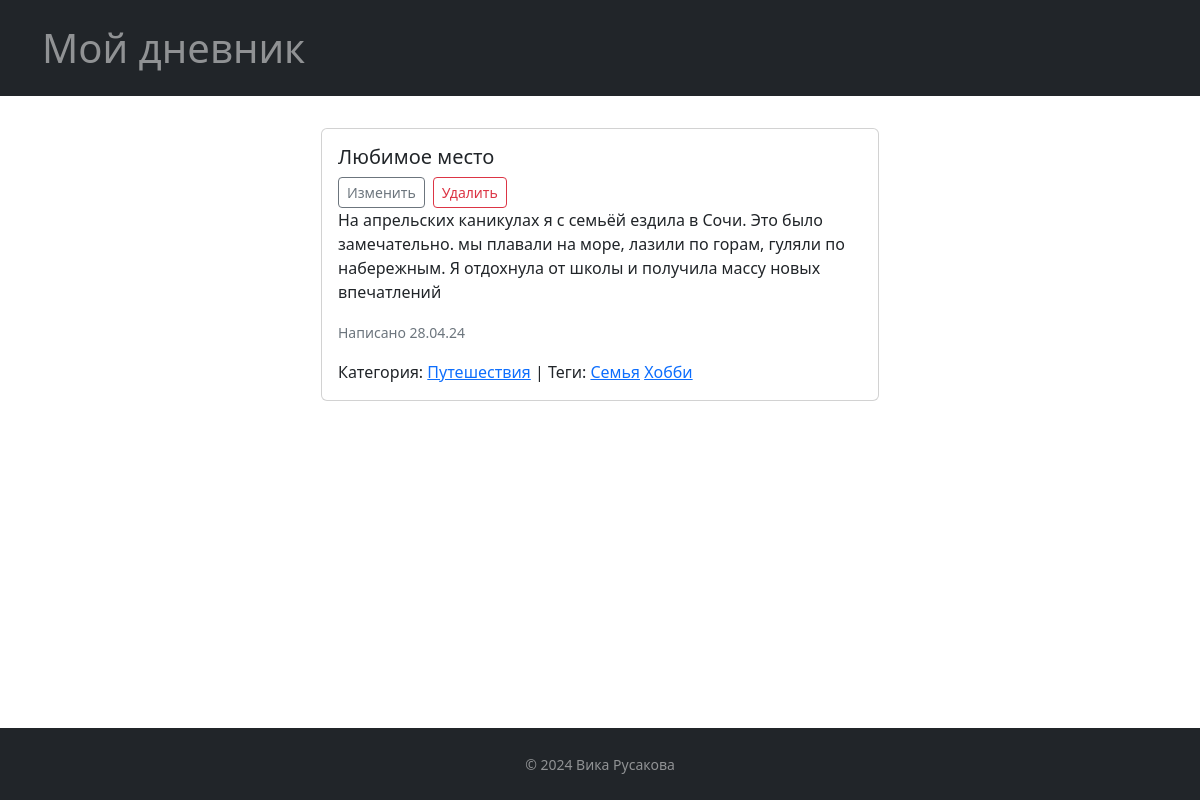
Screenshot of /post/2 with the database file from the repository.
### models.py (models this page shows, shortened)
class Post(db.Model):
    id = db.Column(db.Integer, primary_key=True)
    title = db.Column(db.String(100), nullable=False)
    content = db.Column(db.Text, nullable=False)
    date = db.Column(db.DateTime, nullable=False, default=datetime.utcnow)
    category_id = db.Column(db.Integer, db.ForeignKey('category.id'), nullable=False)

class Category(db.Model):
    id = db.Column(db.Integer, primary_key=True)
    name = db.Column(db.String(50), unique=True, nullable=False)
    posts = db.relationship('Post', backref='category', lazy=True)

class Tag(db.Model):
    id = db.Column(db.Integer, primary_key=True)
    name = db.Column(db.String(50), unique=True, nullable=False)
    posts = db.relationship('Post', secondary='post_tag', backref='tags', lazy=True)

### app.py (the view)
@app.route('/post/<int:post_id>')
def post(post_id):
    post = Post.query.get_or_404(post_id)
    return render_template('view_post.html', post=post)

### templates/view_post.html
{% extends 'base.html' %}
{% block content %}
  <div class="col-6 mx-auto">
    <div class="card my-3">
      <div class="card-body">
        <h5 class="card-title">{{ post.title }}</h5>
         <div class="d-flex">
          <a href="{{ url_for('edit_post', post_id=post.id) }}" class="btn btn-sm btn-outline-secondary me-2">Изменить</a>
          <a href="{{ url_for('delete_post', post_id=post.id) }}" class="btn btn-sm btn-outline-danger">Удалить</a>
          </div>
        <p class="card-text">{{ post.content }}</p>
        <p class="card-text"><small class="text-muted">Написано {{ post.date.strftime('%d.%m.%y') }}</small></p>
        <p class="card-text">
          Категория: <a href="{{ url_for('category', category_id=post.category.id) }}">{{ post.category.name }}</a>
          | Теги: {% for tag in post.tags %}
                  <a href="{{ url_for('tag', tag_id=tag.id) }}">{{ tag.name }}</a>
                 {% endfor %}
        </p>
      </div>
    </div>
</div>
{% endblock %}

### static/custom.css (style rules this page uses)
html, body { height: 100%; }

### rows the page displays
Post: title "Любимое место", content "На апрельских каникулах я с семьёй ездила в Сочи. Это было замечательно. мы плавали на море, лазили по горам, гуляли по набережным. Я отдохнула от школы и получила массу новых впечатлений", date "28.04.24"
Category: category.name "Путешествия"
Tag: name "Семья"
Tag: name "Хобби"
